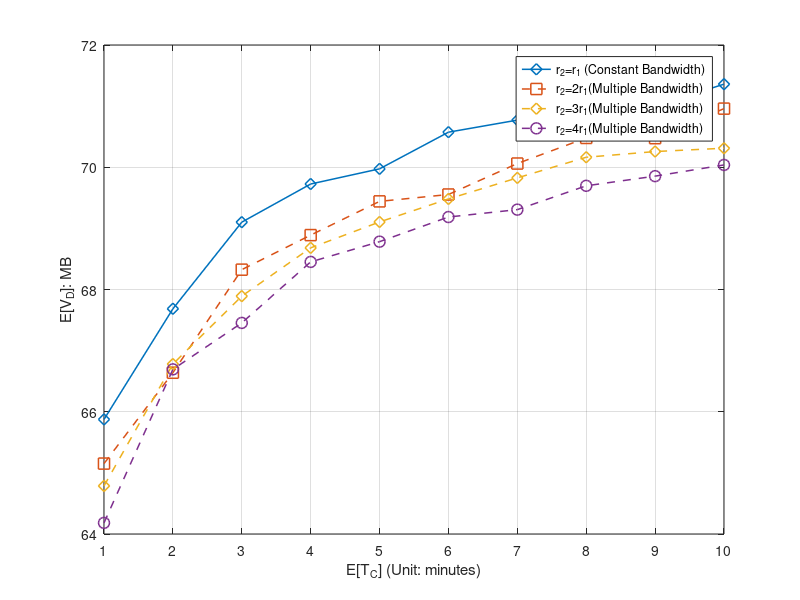

This figure's MATLAB source:
%% Minutes
x_label =[1 2 3 4 5 6 7 8 9 10]



%% for DeadlinMissRatio

%Miss ratio
%y_11 = [0.58286	0.55336	0.53586	0.5269	0.52526	0.5181	0.51502	0.51292 0.51072	0.50606]
%y_12 = [0.59372	0.56966	0.54602	0.53632	0.53106	0.5315	0.52424	0.52004 0.51812	0.51174]
%y_13 = [0.59578	0.56948	0.55062	0.54034	0.53304	0.52938	0.52514	0.52112 0.52022	0.51834]
%y_14 = [0.60456	0.56774	0.55424	0.54256	0.53758	0.53036	0.52812	0.52528 0.52132	0.51888]

%E[V_O]
%y_11 = [21.898673	26.164298	28.548081	29.9493	30.719311	31.601657 32.137847	32.505235	32.836448	33.255105]
%y_12 = [20.26628	24.651655	27.255203	28.624931	29.706449 30.394509	31.007113	31.542765	31.769175	32.292272]
%y_13 = [19.528515	24.249258	26.613631	28.100071	28.960142 29.676778	30.354712	30.923711	31.185154	31.418935]
%y_14 = [18.920306	23.719784	25.947382	27.609638	28.549352 29.297799	29.86401	30.282048	30.725051	30.98855]

%E[V_D]							
y_11 = [65.874916	67.684385	69.10178	69.725859	69.973932	70.57373	70.77113	70.845273	70.997657	71.359714]
y_12 = [65.151939	66.638642	68.324582	68.88982	69.441734	69.554122	70.060774	70.479584	70.476021	70.959185]
y_13 = [64.786251	66.77969	67.891629	68.681428	69.105006	69.481931	69.825967	70.163567	70.256872	70.311447]
y_14 = [64.181849	66.693507	67.453371	68.451523	68.782618	69.185645	69.30656	69.696365	69.854639	70.037692]


i = i+1;
figure(i)

plot(x_label,y_11,'-d', 'MarkerSize',8, 'LineWidth',1.1)
hold on
plot(x_label,y_12,'--s', 'MarkerSize',8, 'LineWidth',1.1)
hold on
plot(x_label,y_13,'--d', 'MarkerSize',8, 'LineWidth',1.1)
hold on
plot(x_label,y_14,'--o', 'MarkerSize',8, 'LineWidth',1.1)
hold on


%ylabel('P_{miss}')
%ylabel('E[V_0]: MB')
ylabel('E[V_D]: MB')
xlabel('E[T_C] (Unit: minutes)')


xticklabels({'1','2','3','4','5','6','7','8','9','10'});

												
xlim([1, 10]);

%xticklabels({'0',	'1',	'2',	'3',	'4','5',	'6',	'7',	'8',	'9',	'10',	'11',	'12',	'13',	'14',	'15',	'16',	'17'	,'18'	,'20'	,'21'	,'22',	'23',	'24',	'26'});
set(gca, 'XTick', x_label);
%set(gca,'xticklabel',num2str(get(gca,'XTick')','%.4f'))
%legend({'F=200','F=500','F=1000'},'NumColumns',1);
legend({'r_2=r_1 (Constant Bandwidth)','r_2=2r_1(Multiple Bandwidth)','r_2=3r_1(Multiple Bandwidth)','r_2=4r_1(Multiple Bandwidth)'},'NumColumns',1);

hold off;
grid on;